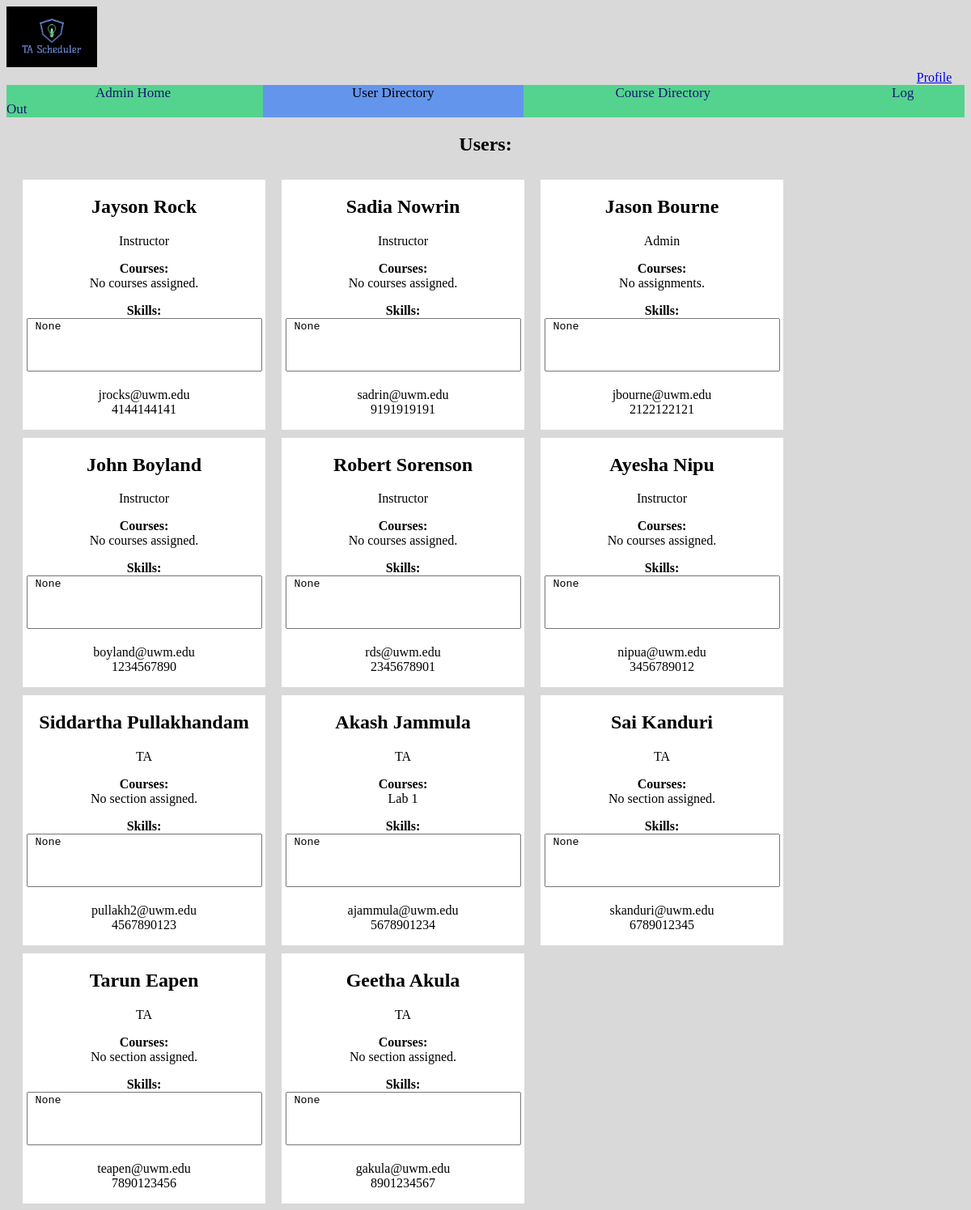
The app's page /user_directory.html, older data.
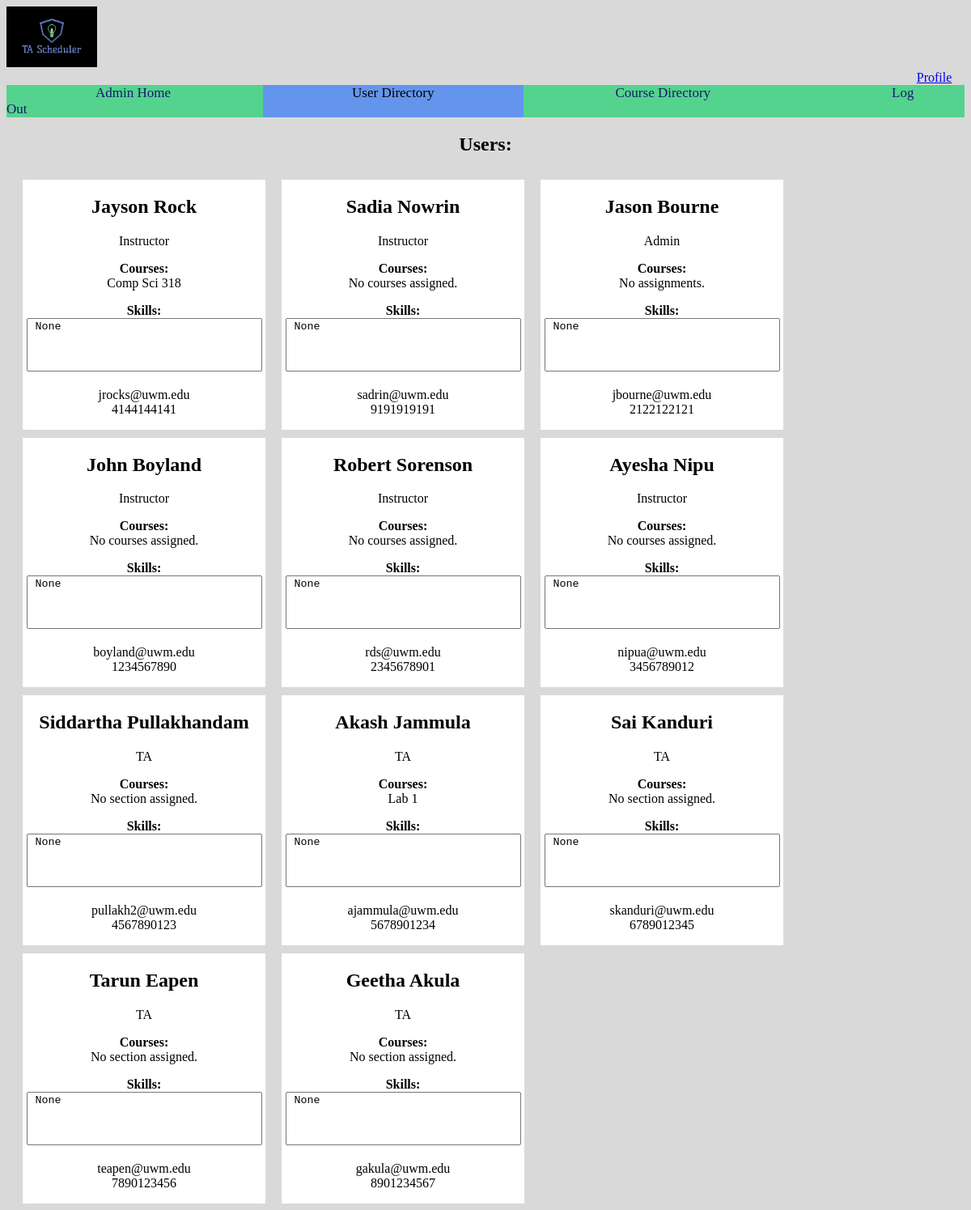
The same page, newer data.
### djangoProject1/models.py (models this page shows, shortened)
class User(models.Model): # basic for now
    ROLE_CHOICES = [
        ('TA', 'Teaching Assistant'),
        ('Instructor', 'Instructor'),
        ('Admin', 'Administrator'),
    ]
    id = models.UUIDField(primary_key=True, default=uuid.uuid4, editable=False) #unique id
    first_name = models.CharField(max_length=50, default="DefaultFirst") #first name of user
    last_name = models.CharField(max_length=50, default="DefaultLast") #last name of user
    username = models.CharField(max_length=50, unique=True, default="Default_Username")  #unique username (ISSUES LATER ON, default AND unique doesn't work well)
    password = models.CharField(max_length=128, default="Default_Password")  #stored password (128 for hash(? idk documentation recommended it))
    email = models.EmailField(default="default@example.com")  #unique email address (cant run unless blank by default
    phone_number = models.CharField(max_length=10, blank=True, null=True)  #optional phone number (can make required later)
    address = models.TextField(blank=True, null=True)  #optional home address (can make required later)
    skills = models.TextField(blank=True, null=True)  #apparently we need skills? okay here's an open text field for it
    role = models.CharField(max_length=20, choices=ROLE_CHOICES, default='TA')  #role of the user (TA, Instructor, Admin)

class Section(models.Model):
    id = models.UUIDField(primary_key=True, default=uuid.uuid4, editable=False) #unique id
    name = models.CharField(max_length=100, default="Default Section Name") #section name
    course = models.ForeignKey(Course, on_delete=models.CASCADE, related_name='sections') #link to course
    days = MultiSelectField(choices=DAYS_OF_WEEK, blank=True, null=True)  #day of the week
    time = models.TimeField(blank=True, null=True)  #specific time of day
    location = models.CharField(max_length=100, blank=True, null=True) #location
    user = models.ForeignKey(User, null=True, blank=True, limit_choices_to={'role__in': ['TA', 'Instructor']}, on_delete=models.SET_NULL, related_name='sections')

class Course(models.Model):
    id = models.UUIDField(primary_key=True, default=uuid.uuid4, editable=False) #unique id
    name = models.CharField(max_length=100, default="Default Course Name") #course name
    users = models.ManyToManyField(User, limit_choices_to={'role__in': ['TA', 'Instructor']}, related_name='courses', blank=True)

### djangoProject1/views.py (the view, shortened to what this page needs)
# urls.py: path('user_directory.html', UserDirectoryPage.as_view()),
class UserDirectoryPage(View):
    def get(self, request):
        users = User.objects.all()
        courses = Course.objects.all()
        sections = Section.objects.all()
        return render(request, "user_directory.html", {"users": users, "courses": courses, "sections": sections})

### templates/user_directory.html (shortened to what this page needs)
<!DOCTYPE html>
<html lang="en">
<head>
    <link rel="stylesheet" href="/static/style.css"/>
</head>
<body style="background-color: rgb(217,217,217)">
<a href="home.html">
    <img src="/static/Logo.jpeg" alt="TA Scheduler Logo" style="height: 75px; width: auto;">
</a>
<a href="profile_page.html" style="margin-left: 95%">Profile</a>
<div class="navbar">
    <a href="admin_home.html" style="padding: 110px">Admin Home</a>
    <a class="active" href="user_directory.html" style="padding: 110px">User Directory</a>
    <a href="course_directory.html" style="padding: 110px">Course Directory</a>
    <a href="/" style="padding: 110px">Log Out</a>
</div>
<h2 class="container">Users:</h2>
<div class="boxContainer">
    {% for user in users %}
        <div class="whiteBox">
            <h2>{{ user.first_name }} {{ user.last_name }}</h2>
            <p>{{ user.role }} <br/>
                <p><strong>Courses:</strong><br/>
                {% if user.role == "Instructor" %}
                    {% for course in user.courses.all %}
                        {{ course.name }}<br/>
                    {% empty %}
                        No courses assigned.<br/>
                    {% endfor %}
                {% elif user.role == "TA" %}
                    {% for section in user.sections.all %}
                        {{ section.name }}<br/>
                    {% empty %}
                        No section assigned.<br/>
                    {% endfor %}
                {% else %}
                    No assignments.<br/>
                {% endif %}
                </p>
            <p><strong>Skills:</strong><br/>
                <textarea readonly style="width: 95%; height: 60px; overflow-y: scroll; resize: none;"> {{ user.skills }}
                </textarea>
            </p>
            <p>{{ user.email }}<br/>{{ user.phone_number }}</p>
        </div>
    {% endfor %}
</div>
</body>
</html>

Row changes from the older to the newer data that the page shows:
changed User "Jayson": gains Course (name "Comp Sci 318"); no longer shows "No courses assigned."
